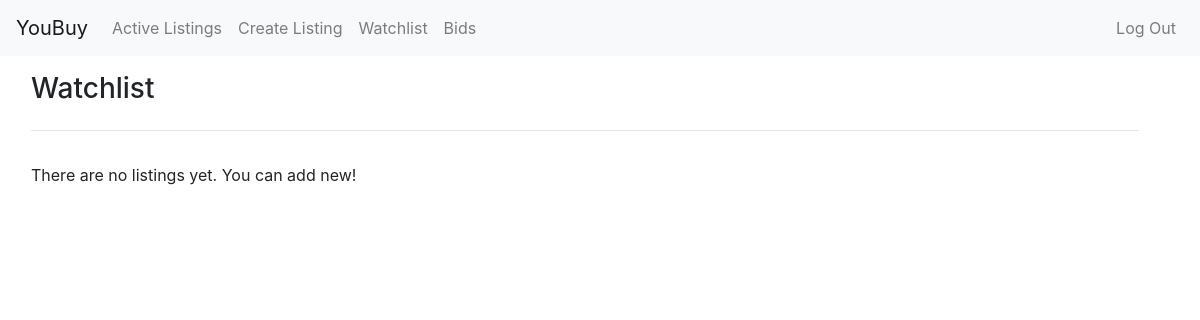
Page /watchlist (signed in) on the earlier database version.
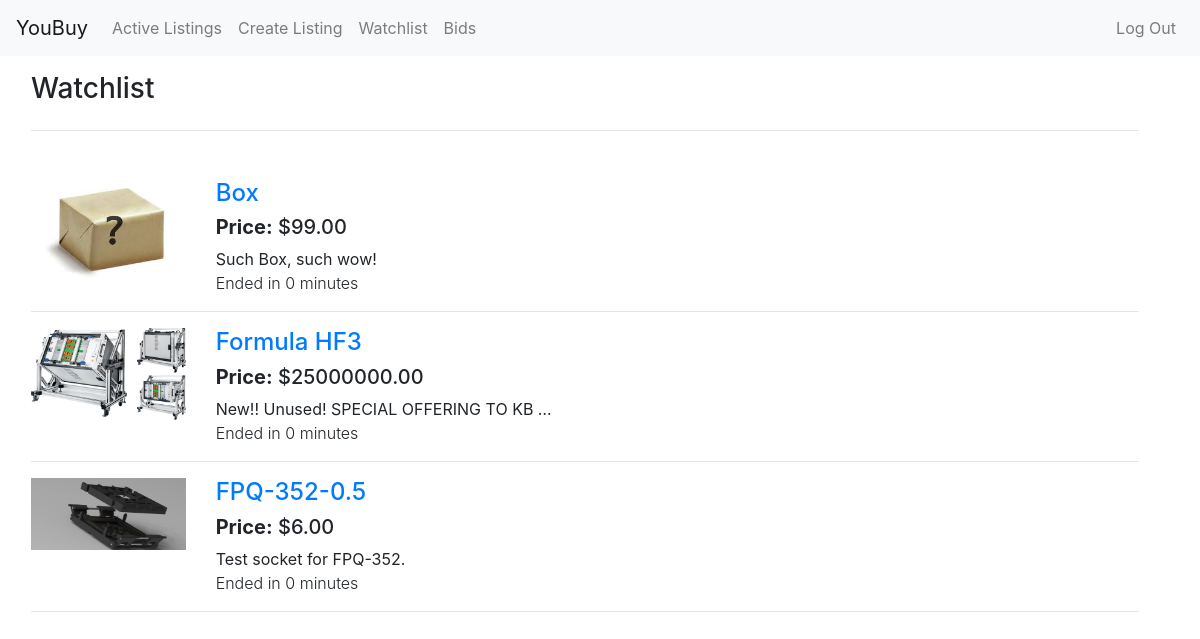
Same page on the later database version.
### auctions/models.py (models this page shows, shortened)
class Listing(models.Model):
    CATEGORIES_CHOICES = [
        ("fashion", "Fashion"),
        ("electronics", "Electronics"),
        ("home", "Home"),
        ("hobby", "Hobby"),
        ("toys", "Toys"),
        ("other", "Other")
    ]
    title = models.CharField(max_length=64)
    description = models.TextField(blank=False)
    category = models.CharField(max_length=64, choices=CATEGORIES_CHOICES)
    start_price = models.DecimalField(max_digits=13, decimal_places=2)
    price = models.DecimalField(max_digits=13, decimal_places=2)
    image = models.ImageField(upload_to=util.user_directory_path, blank=True)
    start_date = models.DateTimeField()
    end_date = models.DateTimeField()
    owner = models.ForeignKey("User", on_delete=models.CASCADE, related_name="listings")

### auctions/views.py (the view, shortened to what this page needs)
# urls.py: path("watchlist", views.watchlist, name="watchlist"),
def watchlist(request):
    user = User.objects.get(id=request.user.id)
    print(watchlist)
    listings = Listing.objects.filter(
        id__in=user.watchlist.values("listing")
    )
    return render(request, "auctions/watchlist.html", {
        "listings": listings
    })

### auctions/templates/auctions/watchlist.html (shortened to what this page needs)
{% extends "auctions/layout.html" %}
{% block body %}
<div class="container-fluid">
    <div class="row px-3 pt-3">
        <div class="col">
            <ul class="nav">
                <li class="nav-text">
                <h3>Watchlist</h3>
            </ul>
            <hr>
        </div>
    </div>
    <div class="row px-3 pt-3">
        <div class="col">
            {% for listing in listings %}
            <div class="row my-3">
                <div class="col-md-3 col-xl-2">
                    <a href="{% url 'listing' listing.id %}" class="href_img">
                        {% if listing.image %}
                        <img src="{{ listing.image.url }}">
                        {% else %}
                        <img src="{{ MEDIA_URL }}/no_image.jpg">
                        {% endif %}
                    </a>
                </div>
                <div class="col-md-9 col-xl-4">
                    <div>
                        <h4>
                            <a href="{% url 'listing' listing.id %}">
                                {{ listing.title }}
                            </a>
                        </h4>
                    </div>
                    <div>
                        <h5>
                            <b>Price:</b> ${{ listing.price }}
                        </h5>
                    </div>
                    <div class="truncated_description">
                        {{ listing.description }}
                    </div>
                    <div>
                        <span class="font-weight-light">Ended in {{ listing.end_date|timeuntil }}</span>
                    </div>
                </div>
            </div>
            <hr>
            {% empty %}
            There are no listings yet. You can add new!
            {% endfor %}
        </div>
    </div>
</div>
{% endblock %}

### auctions/templates/auctions/layout.html (shortened to what this page needs)
{% load static %}
<!DOCTYPE html>
<html lang="en">
<head>
    <link rel="stylesheet" href="https://stackpath.bootstrapcdn.com/bootstrap/4.5.2/css/bootstrap.min.css"
>
    <link href="{% static 'auctions/styles.css' %}" rel="stylesheet">
</head>
<body>
    <nav class="navbar navbar-expand-md navbar-light bg-light">
        <a class="navbar-brand" href="">YouBuy</a>
        <div class="collapse navbar-collapse" id="navbarTogglerDemo02">
            <ul class="navbar-nav mr-auto">
                <li class="nav-item">
                    <a class="nav-link" href="{% url 'index' %}">Active Listings</a>
                </li>
                <li class="nav-item">
                    {% if user.is_authenticated %}
                    <a class="nav-link" href="{% url 'new_listing' %}">Create Listing</a>
                    {% else %}
                    <a class="nav-link" href="{% url 'login' %}">Create Listing</a>
                    {% endif %}
                </li>
                <li class="nav-item">
                    {% if user.is_authenticated %}
                    <a class="nav-link" href="{% url 'watchlist' %}">Watchlist</a>
                    {% else %}
                    <a class="nav-link" href="{% url 'login' %}">Watchlist</a>
                    {% endif %}
                </li>
                <li class="nav-item">
                    {% if user.is_authenticated %}
                    <a class="nav-link" href="{% url 'bids' %}">Bids</a>
                    {% else %}
                    <a class="nav-link" href="{% url 'login' %}">Bids</a>
                    {% endif %}
                </li>
            </ul>
            <ul class="navbar-nav">
                {% if user.is_authenticated %}
                <li class="nav-item">
                    <a class="nav-link" href="{% url 'logout' %}">Log Out</a>
                </li>
                {% endif %}
            </ul>
        </div>
    </nav>
    {% block body %}
    {% endblock %}
</body>
</html>

### auctions/static/auctions/styles.css (style rules this page uses)
img { width: inherit; }
.row { width: inherit; }
.href_img { display: block; width: inherit; }
.navbar { --heightNav: .navbar.width; }
.truncated_description { width: inherit; white-space: nowrap; overflow: hidden; text-overflow: ellipsis; }

Differences in the rows shown:
added Listing: image (picture), title "Box", price "99.00", description "Such Box, such wow!", end_date "0 minutes"
added Listing: image (picture), title "Formula HF3", price "25000000.00", description "New!! Unused! SPECIAL OFFERING TO KB…", end_date "0 minutes"
added Listing: image (picture), title "FPQ-352-0.5", price "6.00", description "Test socket for FPQ-352.", end_date "0 minutes"
Other differences:
text no longer shown: "There are no listings yet. You can add new!"
